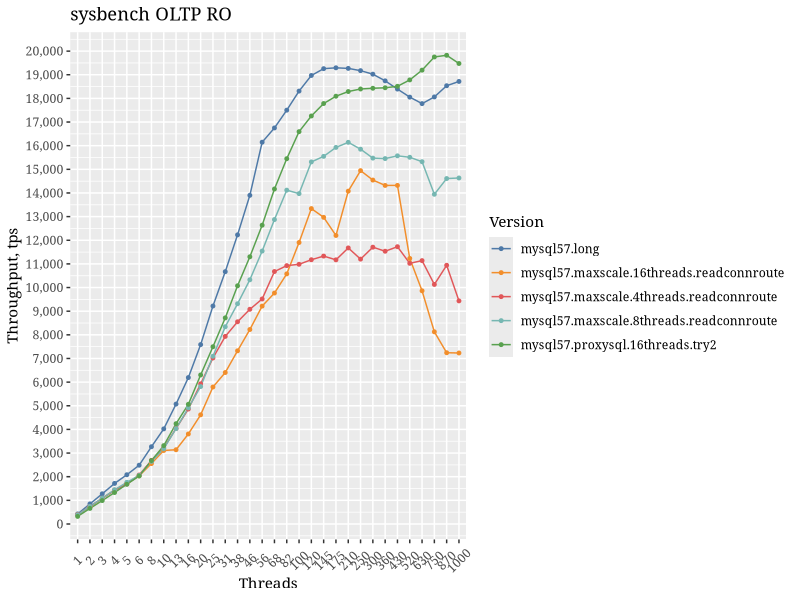

Recreate this plot in R.
## ---- chunk 1
knitr::opts_chunk$set(echo = TRUE)
library(ggplot2)
library(ggthemes)
library(reshape2)
library(knitr)

tm<-theme(legend.position="right",
          text=element_text(family="Georgia"),
          strip.background = element_rect(colour="red", fill="#CCCCFF"))

guides(colour = guide_legend(override.aes = list(size=4)))

data = read.table("../summary.csv",sep=",",header=F)
data1=subset(data,V1>100)
attach(data1)
aggdata <-aggregate(data1, by=list(V4,V5),FUN=mean, na.rm=TRUE)
## ---- chunk 2
ss=subset(aggdata,(Group.2<=1000) )
#ss=subset(aggdata)

m <- ggplot(ss, 
            aes(x=as.factor(Group.2),y=as.numeric(V2),color=as.factor(Group.1),group=Group.1))
m+geom_line()+geom_point(size=1)+labs(x="Threads",y="Throughput, tps",title="sysbench OLTP RO")+scale_color_tableau(name="Version")+scale_y_continuous(breaks=seq(0, 20000, 1000),labels = scales::comma)+theme(axis.text.x  = element_text(angle=45, vjust=0.5))+tm
